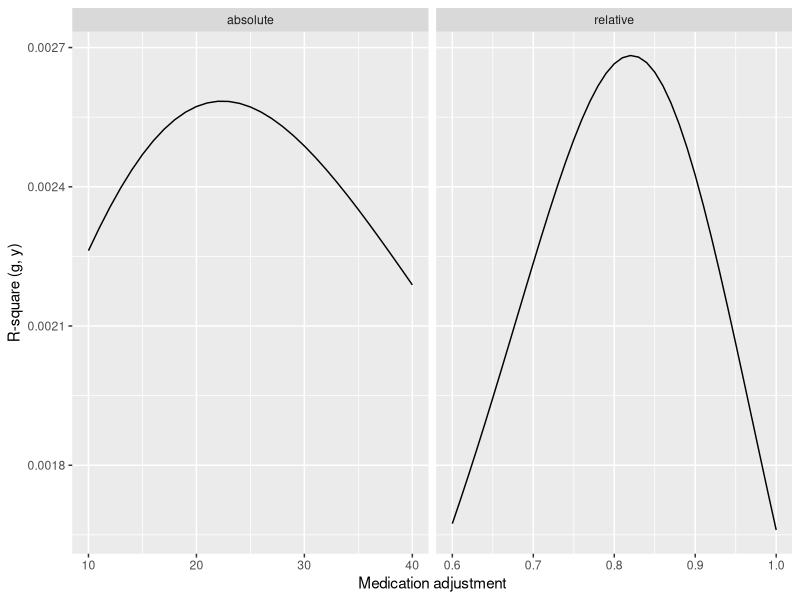
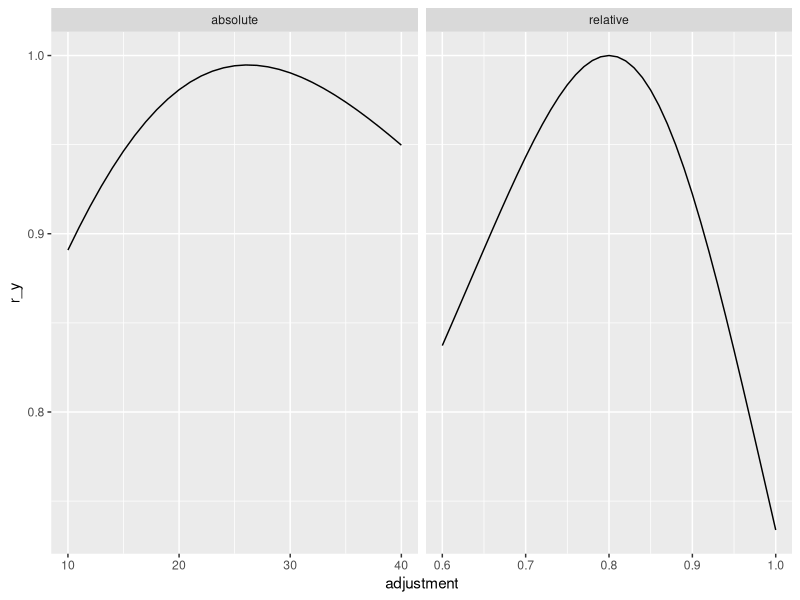
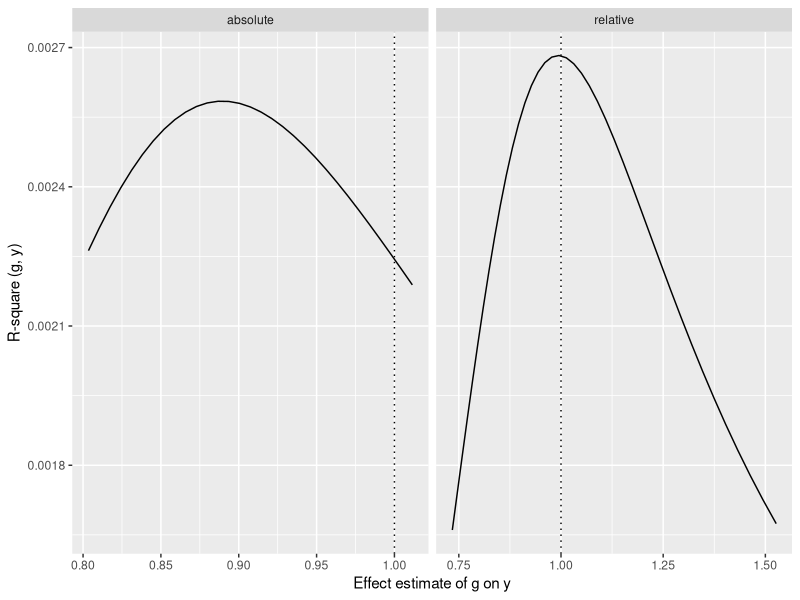
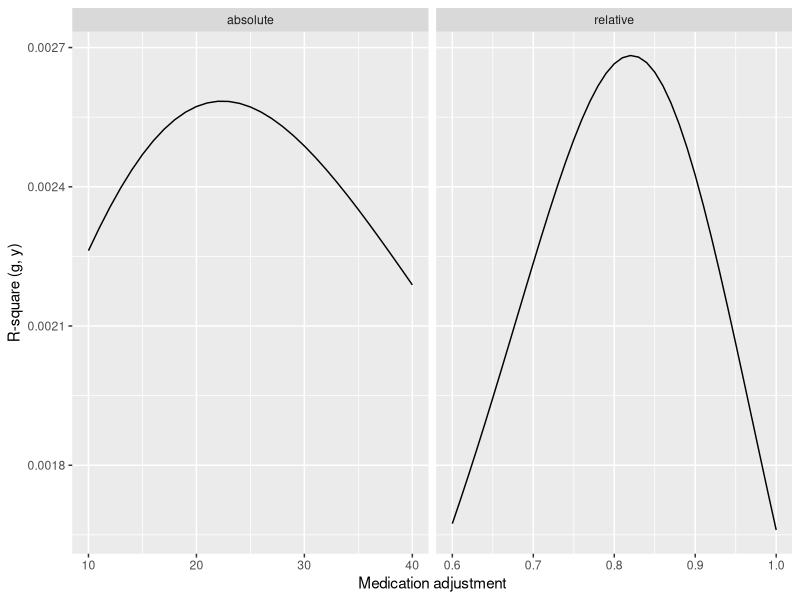
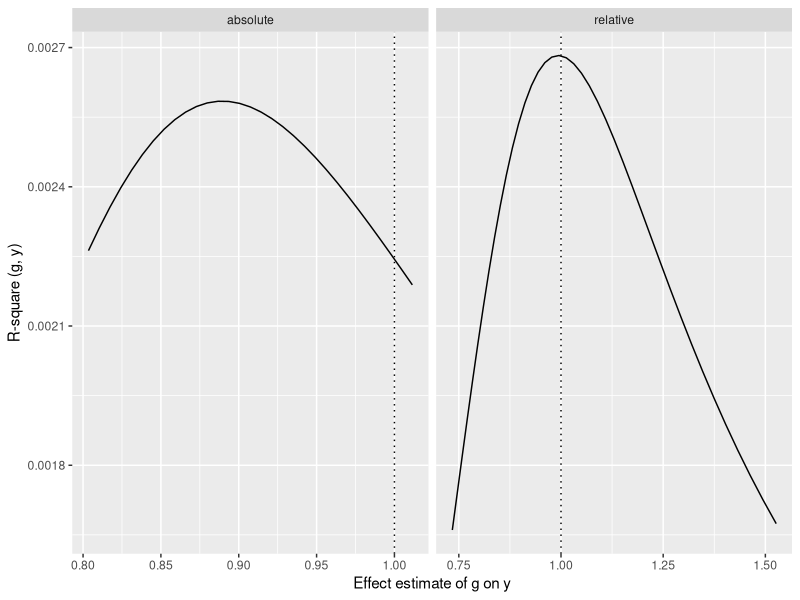

The R script that drew these images, in order: (Note: a time limit stopped this script after it produced the figures.)
library(dplyr)
library(purrr)
library(ggplot2)
library(here)
library(tidyr)

#' Simulation model
#' @param n sample size
#' @param mean_ldl
#' @param sd_ldl
#' @param b_gy
#' @param b_omed
#' @param med_effect
#' @param abs_adjustment
#' @param rel_adjustment
#' @param sim
#' 
#' @return table of results for estimates on ldl genotype and other genotype under different models
sim <- function(n, mean_ldl=130, sd_ldl=20, b_gy=1, b_omed=1, med_effect=0.8, sim=1) {

    args <- c(as.list(environment())) %>% as_tibble()
    g <- rnorm(n)
    g_other <- rnorm(n)

    y <- mean_ldl + g * b_gy + rnorm(n, sd=sqrt(sd_ldl^2-b_gy^2))
    med <- rbinom(n, 1, plogis(scale(y) + g_other * b_omed))
    y_obs <- y
    y_obs[as.logical(med)] <- y_obs[as.logical(med)] * med_effect

    args$b_obs <- lm(y_obs ~ g)$coef[2]
    args$b_cov <- lm(y_obs ~ g + med)$coef[2]
    args$r2_unadj <- cor(y_obs, g)^2

    # range of adjustments
    o1 <- tibble(adjustment=seq(0.6, 1, by=0.01), method="relative", r2=NA, bhat=NA, r_y=NA)
    for(i in 1:nrow(o1)) {
        y_adj_rel <- y_obs
        y_adj_rel[as.logical(med)] <- y_obs[as.logical(med)] / o1$adjustment[i]

        o1$r2[i] <- cor(y_adj_rel, g)^2
        o1$r_y[i] <- cor(y_adj_rel, y)
        o1$bhat[i] <- lm(y_adj_rel ~ g)$coef[2]
    }

    o2 <- tibble(adjustment=seq(10, 40, by=1), method="absolute", r2=NA, bhat=NA, r_y=NA)
    for(i in 1:nrow(o2)) {
        y_adj_abs <- y_obs
        y_adj_abs[as.logical(med)] <- y_obs[as.logical(med)] + o2$adjustment[i]

        o2$r2[i] <- cor(y_adj_abs, g)^2
        o2$r_y[i] <- cor(y_adj_abs, y)
        o2$bhat[i] <- lm(y_adj_abs ~ g)$coef[2]
    }

    o <- bind_cols(bind_rows(o1, o2), args)
    return(o)
}


summarise_sim <- function(o) {
    group_by(o, method) %>%
    arrange(desc(r2)) %>%
    slice_head(n=1)
}


set.seed(12345)
o <- sim(100000, med_effect=0.8)

ggplot(o, aes(x=adjustment, y=r2)) +
geom_line() +
facet_grid(. ~ method, scale="free_x") +
labs(x="Medication adjustment", y="R-square (g, y)")
ggsave(here("images/adjustment_detection_illustration1.pdf"))

ggplot(o, aes(x=adjustment, y=r_y)) +
geom_line() +
facet_grid(. ~ method, scale="free_x")

ggplot(o, aes(y=r2, x=bhat)) +
geom_line() +
facet_grid(. ~ method, scale="free_x") +
geom_vline(xintercept=1, linetype="dotted") +
labs(x="Effect estimate of g on y", y="R-square (g, y)")
ggsave(here("images/adjustment_detection_illustration2.pdf"))


params <- expand.grid(
    n=100000, med_effect=c(0.8),
    sim=1:100
)

fn <- function(...)
{
    sim(...) %>% summarise_sim()
}

res <- pmap(params, fn, .progress=TRUE) %>% bind_rows()
saveRDS(res, file=here("results/adjustment_detection.rds"))

# What fraction of simulations return the correct model?
group_by(res, sim) %>%
arrange(desc(r2)) %>%
slice_head(n=1) %>%
ungroup() %>%
summarise(prel=sum(method=="relative")/n())


res %>% select(-adjustment, -bhat, -r_y, -b_obs) %>% tidyr::pivot_wider(names_from=method, values_from=r2) %>%
ggplot(aes(absolute, relative)) +
geom_point(aes(colour=relative>absolute)) +
geom_abline() +
labs(x="R-square absolute adjustment", y="R-square relative adjustment", colour="Correct model")
ggsave(here("images/adjustment_detection_rsq.pdf"))

group_by(res, sim) %>%
arrange(desc(r2)) %>%
slice_head(n=1) %>%
ungroup() %>% 
mutate(bhat=(1-bhat)^2, b_obs=(1-b_obs)^2) %>%
ggplot(aes(x=bhat, y=b_obs)) +
geom_point(aes(colour=method=="relative")) +
geom_abline() +
labs(x="MSE adjusted", y="MSE unadjusted", colour="Correct model") +
xlim(0,0.25) + ylim(0, 0.25)
ggsave(here("images/adjustment_detection_mse.pdf"))

group_by(res, sim) %>%
arrange(desc(r2)) %>%
slice_head(n=1) %>%
ungroup() %>% 
mutate(bhat=(1-bhat)^2, b_cov=(1-b_cov)^2) %>%
ggplot(aes(x=bhat, y=b_cov)) +
geom_point(aes(colour=method=="relative")) +
geom_abline() +
labs(x="MSE adjusted", y="MSE medication covariate", colour="Correct model") +
xlim(0,0.15) + ylim(0, 0.15)
ggsave(here("images/adjustment_detection_covs_mse.pdf"))
